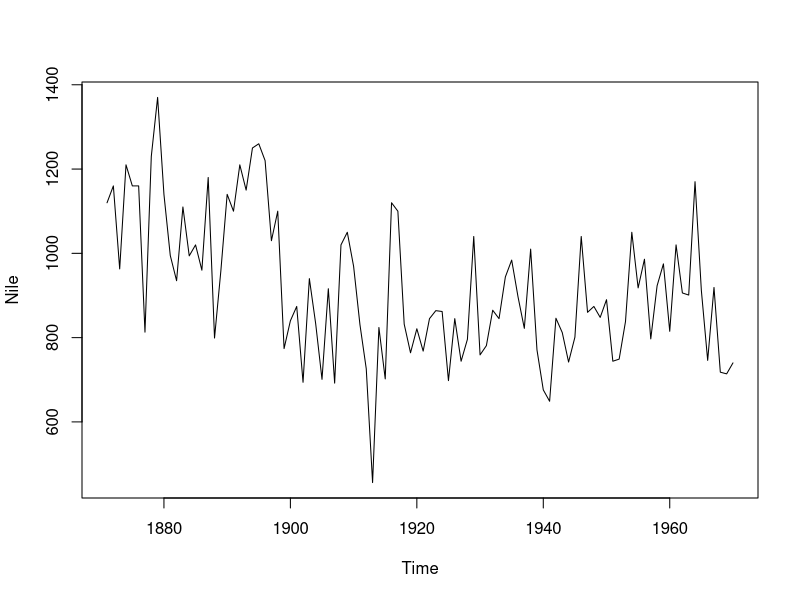
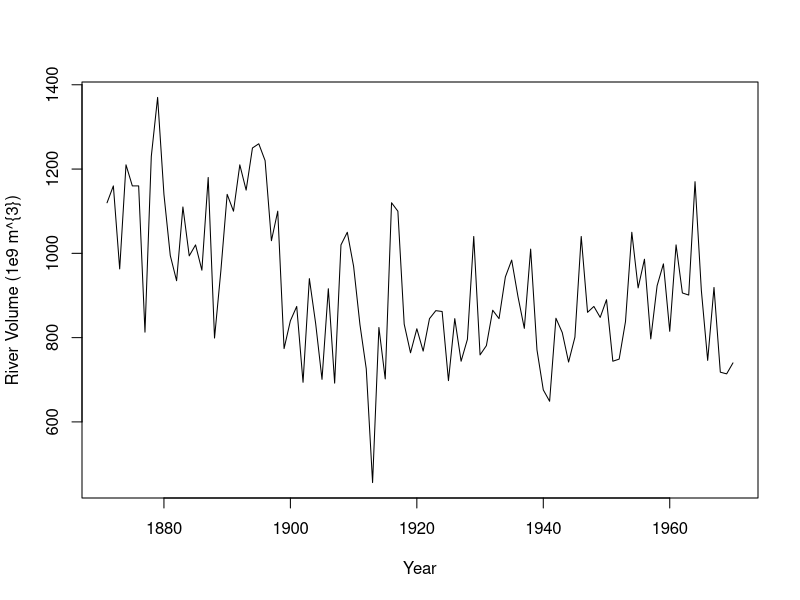
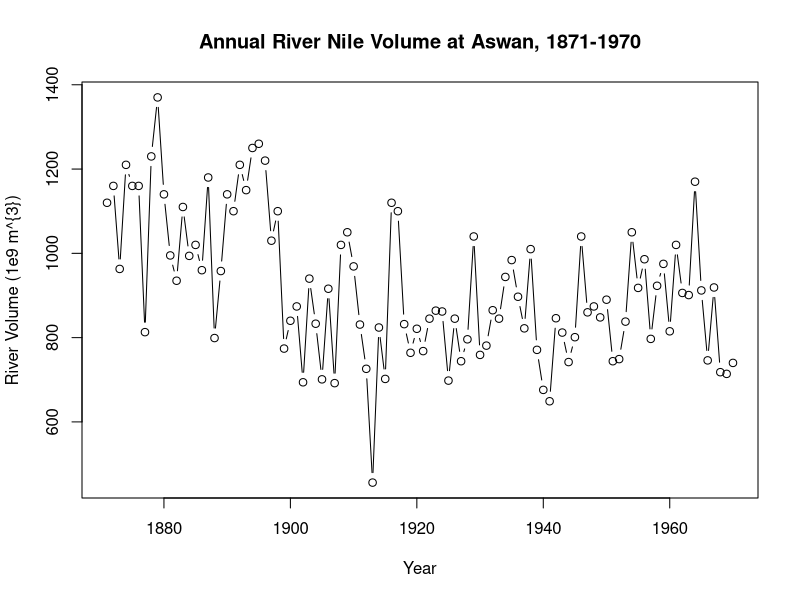
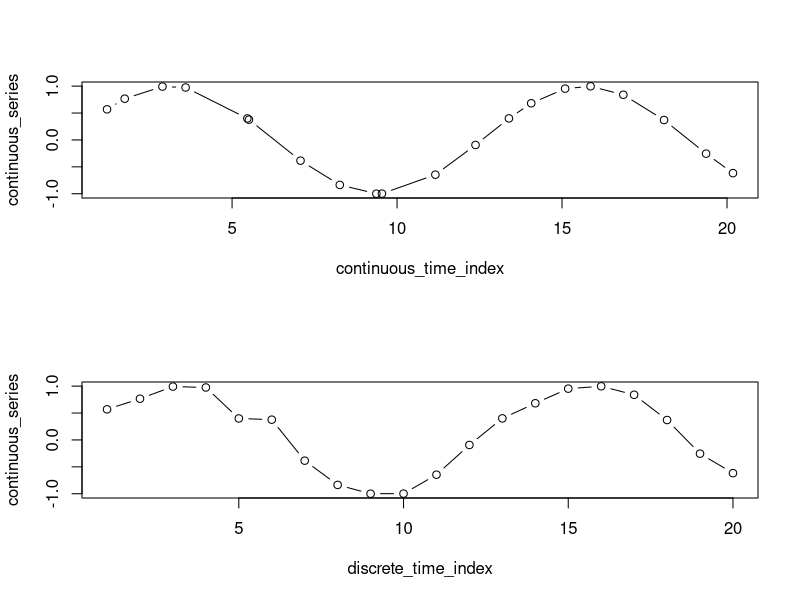
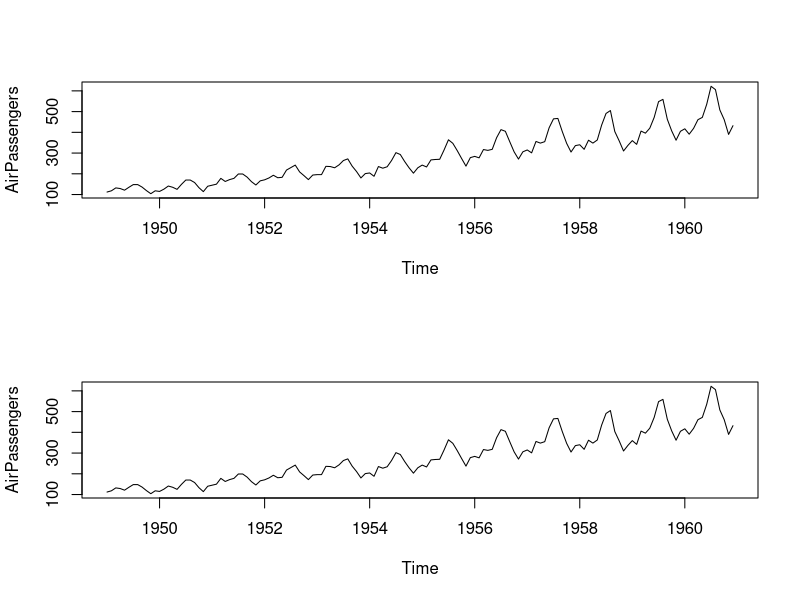
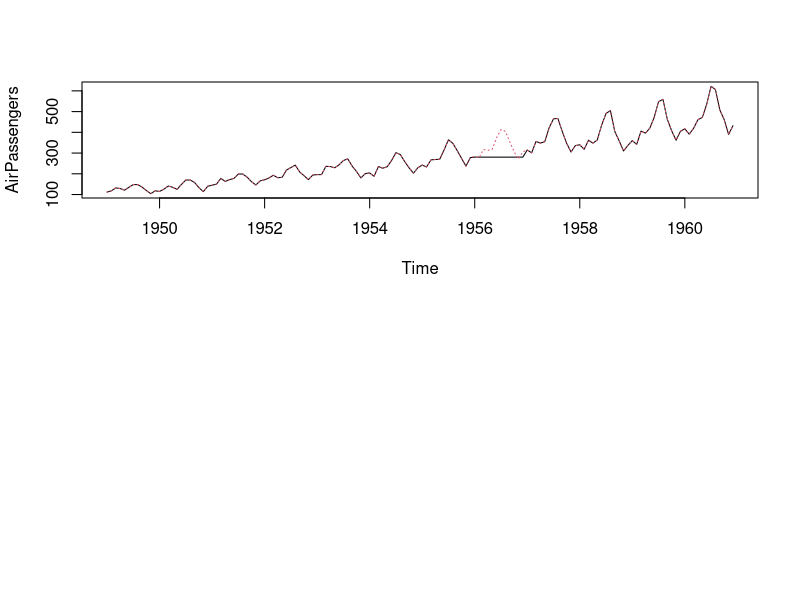
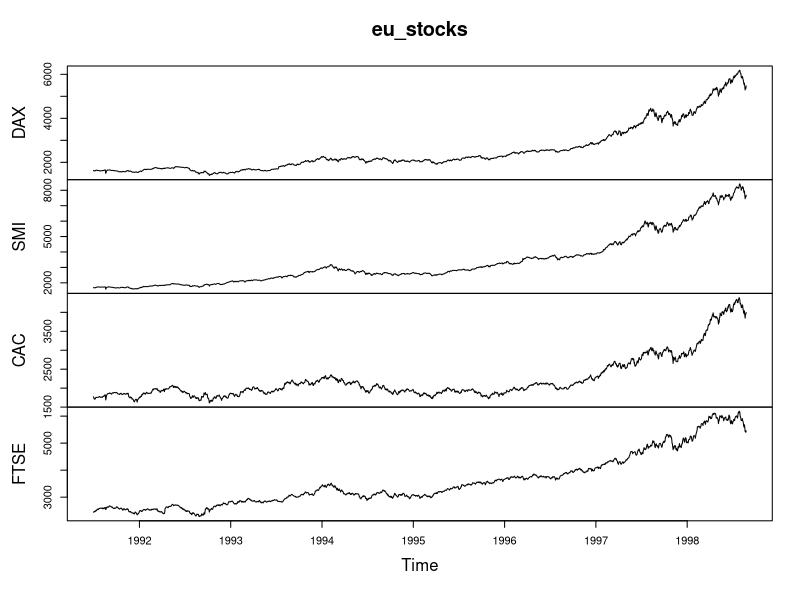
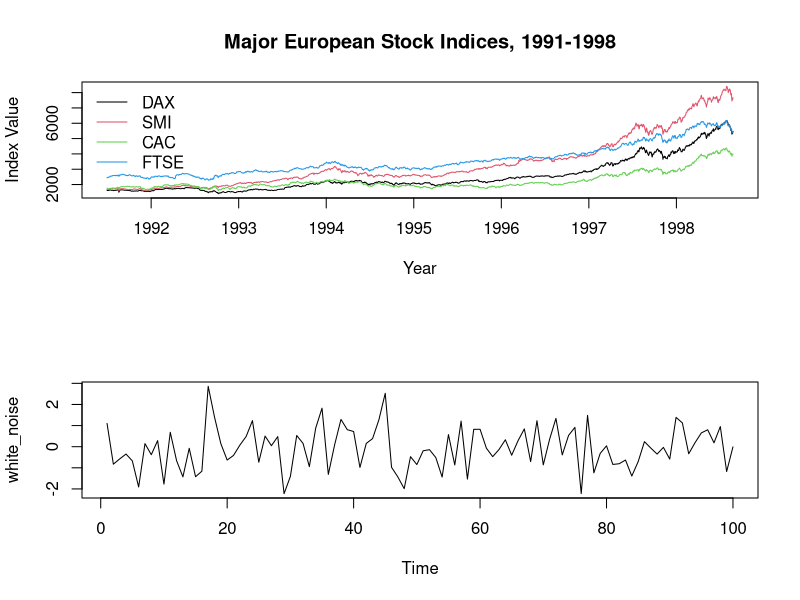

Write the R code that produced these figures, in order.
## ---- chunk 1
knitr::opts_chunk$set(echo = TRUE)
## ---- chunk 2
# Print the Nile dataset
print(Nile)

# List the number of observations in the Nile dataset
length(Nile)

# Display the first 10 elements of the Nile dataset
head(Nile, n = 10)

# Display the last 12 elements of the Nile dataset
tail(Nile, n = 12)
## ---- chunk 3
# Plot the Nile data
plot(Nile)

# Plot the Nile data with xlab and ylab arguments
plot(Nile, xlab = "Year", ylab = "River Volume (1e9 m^{3})")

# Plot the Nile data with xlab, ylab, main, and type arguments
plot(Nile, xlab = "Year", ylab = "River Volume (1e9 m^{3})", main = "Annual River Nile Volume at Aswan, 1871-1970", type = "b")

## ---- chunk 4
continuous_time_index <- c(1.210322, 1.746137,  2.889634,  3.591384,  5.462065,  5.510933,  7.074295, 8.264398,  9.373382,
                           9.541063, 11.161122, 12.378371, 13.390559, 14.066280, 15.093547, 15.864515, 16.857413, 18.091457,                            19.365451, 20.180524)

continuous_series <- c(0.56889468, 0.76630408, 0.99207512, 0.97481741, 0.39912320, 0.37660246, -0.38532033, -0.83635852, 
                       -0.99966983, -0.99831019, -0.64622280, -0.09386151, 0.40052909,  0.68160578,  0.95318159,  
                       0.99693803,  0.83934194,  0.37003754, -0.25509676, -0.61743983)

# Plot the continuous_series using continuous time indexing
par(mfrow=c(2,1))
plot(continuous_time_index, continuous_series, type = "b")

# Make a discrete time index using 1:20 
discrete_time_index <- 1:20

# Now plot the continuous_series using discrete time indexing
plot(discrete_time_index, continuous_series, type = "b")

## ---- chunk 5
# Plot AirPassengers
plot(AirPassengers)

# View the start and end dates of AirPassengers
start(AirPassengers)
end(AirPassengers)

# Use time(), deltat(), frequency(), and cycle() with AirPassengers 
deltat(AirPassengers)
frequency(AirPassengers)
time(AirPassengers)
cycle(AirPassengers)
## ---- chunk 6

# Plot the AirPassengers data
plot(AirPassengers, type = "l")

# Compute the mean of AirPassengers
mean(AirPassengers, na.rm = TRUE)

# Impute mean values to NA in AirPassengers
AirPassengers[85:96] <- mean(AirPassengers, na.rm = TRUE)

# Generate another plot of AirPassengers
plot(AirPassengers)

# Add the complete AirPassengers data to your plot
rm(AirPassengers)
points(AirPassengers, type = "l", col = 2, lty = 3)

## ---- chunk 7
# Check whether Nile is a ts object
is.ts(Nile)

# Check whether AirPassengers is a ts object
is.ts(AirPassengers)
## ---- chunk 8
eu_stocks <- EuStockMarkets

# Check whether eu_stocks is a ts object
is.ts(eu_stocks)

# View the start, end, and frequency of eu_stocks
start(eu_stocks)
end(eu_stocks)
frequency(eu_stocks)

# Generate a simple plot of eu_stocks
plot(eu_stocks)

# Use ts.plot with eu_stocks
ts.plot(eu_stocks, col = 1:4, xlab = "Year", ylab = "Index Value", main = "Major European Stock Indices, 1991-1998")

# Add a legend to your ts.plot
legend("topleft", colnames(eu_stocks), lty = 1, col = 1:4, bty = "n")

## ---- chunk 9
# Simulate a WN model with list(order = c(0, 0, 0))
white_noise<- arima.sim(model = list(order = c(0, 0, 0)), n = 100)

# Plot the WN observations
ts.plot(white_noise)

# Simulate from the WN model with: mean = 100, sd = 10
white_noise_2 <- arima.sim(list(order = c(0, 0, 0)), n = 100, mean = 100, sd = 10)

# Plot your white_noise_2 data
ts.plot(white_noise_2)
## ---- chunk 10
# Generate a RW model using arima.sim
random_walk <- arima.sim(model = list(order = c(0, 1, 0)), n = 100)

# Plot random_walk
ts.plot(random_walk)

# Calculate the first difference series
random_walk_diff <- diff(random_walk)

# Plot random_walk_diff
ts.plot(random_walk_diff)

## ---- chunk 11
# Generate a RW model with a drift uing arima.sim
rw_drift <- arima.sim(model = list(order = c(0, 1, 0)), n = 100, mean = 1)

# Plot rw_drift
ts.plot(rw_drift)

# Calculate the first difference series
rw_drift_diff <- diff(rw_drift)

# Plot rw_drift_diff
ts.plot(rw_drift_diff)

## ---- chunk 12
# Difference your random_walk data
rw_diff <- diff(rw_drift)

# Plot rw_diff
ts.plot(rw_diff)

# Now fit the WN model to the differenced data
model_wn <- arima(rw_diff, order = c(0, 0, 0))

# Copy and paste the value of the estimated time trend (intercept) below
int_wn <- model_wn$coef

# Plot the original random_walk data
ts.plot(rw_drift)

# Use abline(0, ...) to add time trend to the figure
abline(0, int_wn)

## ---- chunk 13
# Use arima.sim() to generate WN data
white_noise <- arima.sim(model = list(order = c(0, 0, 0)), n = 100)

# Use cumsum() to convert your WN data to RW
random_walk <- cumsum(white_noise)
  
# Use arima.sim() to generate WN drift data
wn_drift <- arima.sim(model = list(order = c(0, 0, 0)), n = 100, mean = 0.4)
  
# Use cumsum() to convert your WN drift data to RW
rw_drift <- cumsum(wn_drift)

# Plot all four data objects
plot.ts(cbind(white_noise, random_walk, wn_drift, rw_drift))

## ---- chunk 14
# Plot eu_stocks
plot(eu_stocks)

# Use this code to convert prices to returns
returns <- eu_stocks[-1,] / eu_stocks[-1860,] - 1

# Convert returns to ts
returns <- ts(returns, start = c(1991, 130), frequency = 260)

# Plot returns
plot(returns)

# Use this code to convert prices to log returns
logreturns <- diff(log(eu_stocks))

# Plot logreturns
plot(logreturns)

## ---- chunk 15
eu_percentreturns <- returns * 100

# Generate means from eu_percentreturns
colMeans(eu_percentreturns) 

# Use apply to calculate sample variance from eu_percentreturns
apply(eu_percentreturns, MARGIN = 2, FUN = var)

# Use apply to calculate standard deviation from eu_percentreturns
apply(eu_percentreturns, MARGIN = 2, FUN = sd)

# Display a histogram of percent returns for each index
par(mfrow = c(2,2))
apply(eu_percentreturns, MARGIN = 2, FUN = hist, main = "", xlab = "Percentage Return")

# Display normal quantile plots of percent returns for each index
par(mfrow = c(2,2))
apply(eu_percentreturns, MARGIN = 2, FUN = qqnorm, main = "")
qqline(eu_percentreturns)

## ---- chunk 16

# Make a scatterplot of DAX and FTSE
plot(eu_stocks[,'DAX'], eu_stocks[,'FTSE'])

# Make a scatterplot matrix of eu_stocks
pairs(eu_stocks)

# Convert eu_stocks to log returns
logreturns <- diff(log(eu_stocks))

# Plot logreturns
plot(logreturns)

# Make a scatterplot matrix of logreturns
pairs(logreturns)

## ---- chunk 17
DAX_logreturns <- diff(log(eu_stocks[,'DAX']))
FTSE_logreturns <- diff(log(eu_stocks[,'FTSE']))

# Use cov() with DAX_logreturns and FTSE_logreturns
cov(DAX_logreturns, FTSE_logreturns)

# Use cov() with logreturns
cov(logreturns)

# Use cor() with DAX_logreturns and FTSE_logreturns
cor(DAX_logreturns, FTSE_logreturns)

# Use cor() with logreturns
cor(logreturns)

